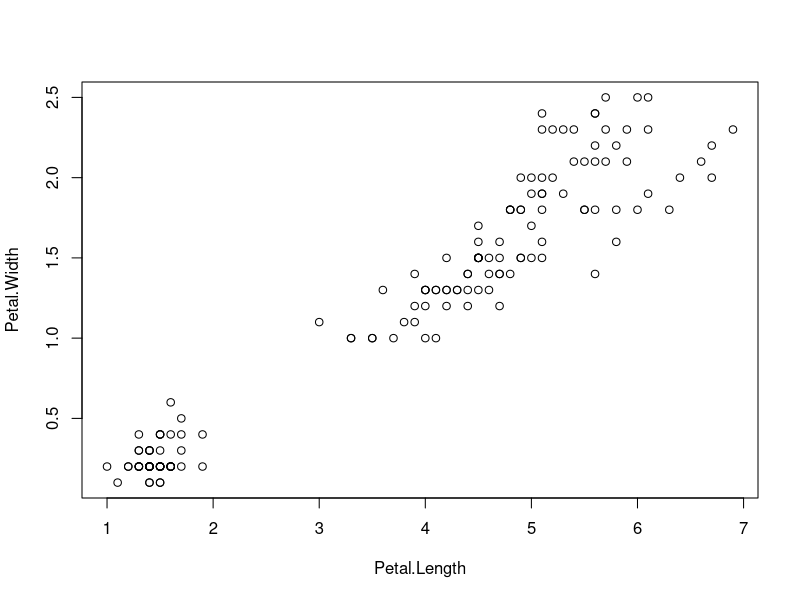
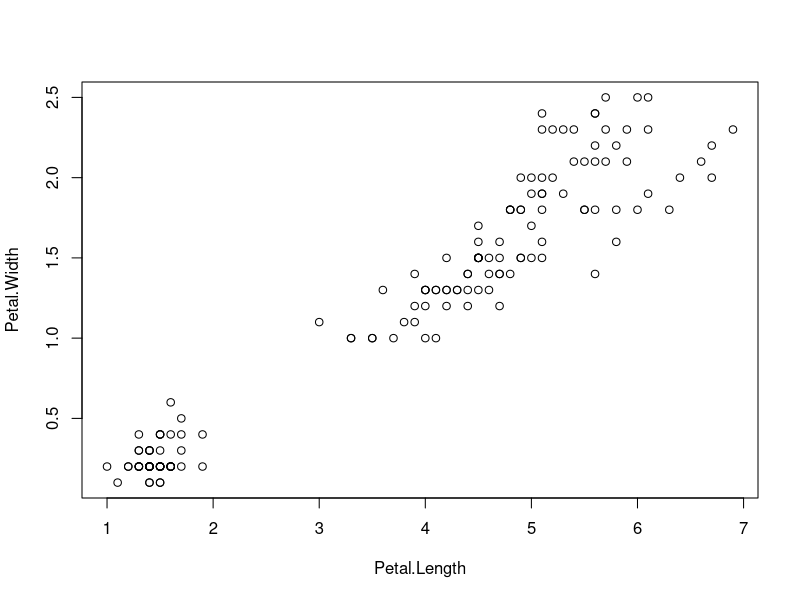

R code for these plots, in order:
## ---- chunk 1
knitr::opts_chunk$set(echo = TRUE)
## ---- chunk 2
data(iris)
plot(Petal.Width ~ Petal.Length, data = iris)
## ---- chunk 3
plot(Petal.Width ~ Petal.Length, data = iris)
## ---- chunk 4
head(iris)
## ---- chunk 5
library(kableExtra)
kable(head(iris), format = "markdown", align = c('ccccl'))
## ---- chunk 6
m <- lm(Petal.Width ~ ., data = iris)
summary(m)
df <- data.frame(summary(m)$coef)
names(df) <- c("Estimate", "Std. Error", "t", "p-value")
kable(df,
      format = "html",
      digits = 2,
      align = "c") %>% 
  kable_styling(bootstrap_options = "striped", full_width = F)
